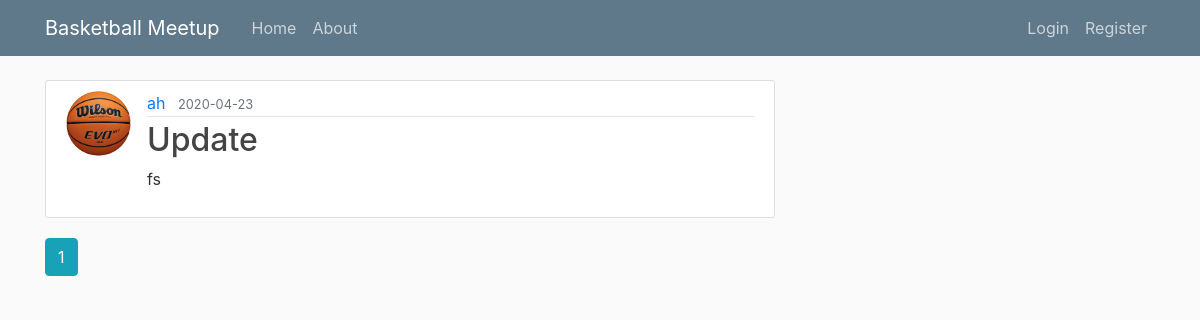
Page /home on the earlier database version.
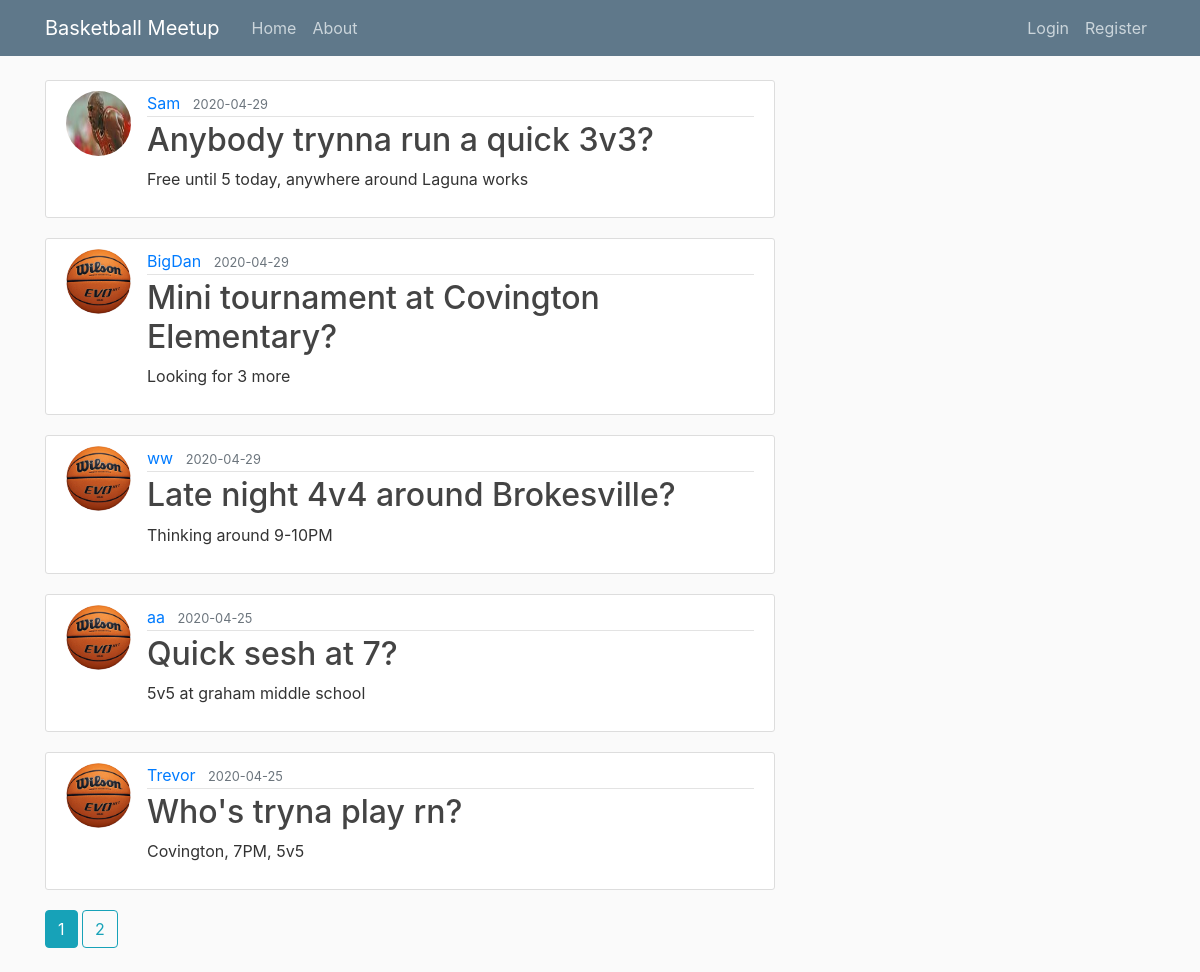
Same page on the later database version.
### flaskblog/models.py (models this page shows, shortened)
class Post(db.Model):
    id = db.Column(db.Integer, primary_key=True)
    title = db.Column(db.String(100), nullable=False)
    date_posted = db.Column(db.DateTime, nullable=False, default=datetime.utcnow)
    content = db.Column(db.Text, nullable=False)
    user_id = db.Column(db.Integer, db.ForeignKey('user.id'), nullable=False)

class User(db.Model, UserMixin):
    id = db.Column(db.Integer, primary_key=True)
    username = db.Column(db.String(20), unique=True, nullable=False)
    email = db.Column(db.String(120), unique=True, nullable=False)
    image_file = db.Column(db.String(20), nullable=False, default='default.jpg')
    password = db.Column(db.String(60), nullable=False)
    posts = db.relationship('Post', backref='author', lazy=True)

### flaskblog/routes.py (the view)
@app.route("/")
@app.route("/home")
def home():
    page = request.args.get('page', 1, type=int)
    posts = Post.query.order_by(Post.date_posted.desc()).paginate(page=page, per_page=5)
    return render_template('home.html', posts=posts)

### flaskblog/templates/home.html
{% extends "layout.html" %}
{% block content %}
    {% for post in posts.items %}
        <article class="media content-section">
          <img class="rounded-circle article-img" src="{{ url_for('static', filename='profile_pics/' + post.author.image_file) }}">
          <div class="media-body">
            <div class="article-metadata">
              <a class="mr-2" href="{{ url_for('user_posts', username=post.author.username) }}">{{ post.author.username }}</a>
              <small class="text-muted">{{ post.date_posted.strftime('%Y-%m-%d') }}</small>
            </div>
            <h2><a class="article-title" href="{{ url_for('post', post_id=post.id) }}">{{ post.title }}</a></h2>
            <p class="article-content">{{ post.content }}</p>
          </div>
        </article>
    {% endfor %}
    {% for page_num in posts.iter_pages(left_edge=1, right_edge=1, left_current=1, right_current=2) %}
      {% if page_num %}
        {% if posts.page == page_num %}
          <a class="btn btn-info mb-4" href="{{ url_for('home', page=page_num) }}">{{ page_num }}</a>
        {% else %}
          <a class="btn btn-outline-info mb-4" href="{{ url_for('home', page=page_num) }}">{{ page_num }}</a>
        {% endif %}
      {% else %}
        ...
      {% endif %}
    {% endfor %}
{% endblock content %}

### flaskblog/templates/layout.html (shortened to what this page needs)
<!DOCTYPE html>
<html>
<head>
    <link rel="stylesheet" href="https://maxcdn.bootstrapcdn.com/bootstrap/4.0.0/css/bootstrap.min.css">
    <link rel="stylesheet" type="text/css" href="{{ url_for('static', filename='main.css') }}">
</head>
<body>
    <header class="site-header">
      <nav class="navbar navbar-expand-md navbar-dark bg-steel fixed-top">
        <div class="container">
          <a class="navbar-brand mr-4" href="/">Basketball Meetup</a>
          <div class="collapse navbar-collapse" id="navbarToggle">
            <div class="navbar-nav mr-auto">
              <a class="nav-item nav-link" href="{{ url_for('home') }}">Home</a>
              <a class="nav-item nav-link" href="{{ url_for('about') }}">About</a>
            </div>
            <div class="navbar-nav">
              {% if current_user.is_authenticated %}
                <a class="nav-item nav-link" href="{{ url_for('new_post') }}">Create Game</a>
                <a class="nav-item nav-link" href="{{ url_for('account') }}">Account</a>
                <a class="nav-item nav-link" href="{{ url_for('logout') }}">Logout</a>
              {% else %}
                <a class="nav-item nav-link" href="{{ url_for('login') }}">Login</a>
                <a class="nav-item nav-link" href="{{ url_for('register') }}">Register</a>
              {% endif %}
            </div>
          </div>
        </div>
      </nav>
    </header>
    <main role="main" class="container">
      <div class="row">
        <div class="col-md-8">
          {% block content %}{% endblock %}
        </div>
      </div>
    </main>
</body>
</html>

### flaskblog/static/main.css (style rules this page uses)
body { background: #fafafa; color: #333333; margin-top: 5rem; }
h1, h2, h3, h4, h5, h6 { color: #444444; }
.bg-steel { background-color: #5f788a; }
.site-header .navbar-nav .nav-link { color: #cbd5db; }
.content-section { background: #ffffff; padding: 10px 20px; border: 1px solid #dddddd; border-radius: 3px; margin-bottom: 20px; }
.article-title { color: #444444; }
.article-content { white-space: pre-line; }
.article-img { height: 65px; width: 65px; margin-right: 16px; }
.article-metadata { padding-bottom: 1px; margin-bottom: 4px; border-bottom: 1px solid #e3e3e3 }

Differences in the rows shown:
no longer on this page (row unchanged): Post: image_file (placeholder picture), author.username "ah", date_posted "2020-04-23", title "Update", content "fs"
added Post: image_file (picture), author.username "Sam", date_posted "2020-04-29", title "Anybody trynna run a quick 3v3?", content "Free until 5 today, anywhere around Laguna works"
added Post: image_file (placeholder picture), author.username "BigDan", date_posted "2020-04-29", title "Mini tournament at Covington Elementary?", content "Looking for 3 more"
added Post: image_file (placeholder picture), author.username "ww", date_posted "2020-04-29", title "Late night 4v4 around Brokesville?", content "Thinking around 9-10PM"
added Post: image_file (placeholder picture), author.username "aa", date_posted "2020-04-25", title "Quick sesh at 7?", content "5v5 at graham middle school"
added Post: image_file (placeholder picture), author.username "Trevor", date_posted "2020-04-25", title "Who's tryna play rn?", content "Covington, 7PM, 5v5"
Other differences:
new list line: "2"
